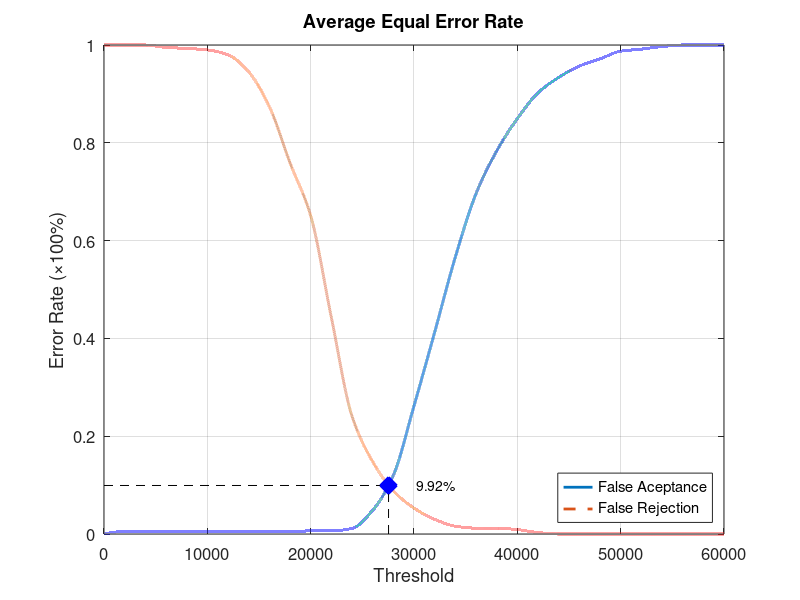
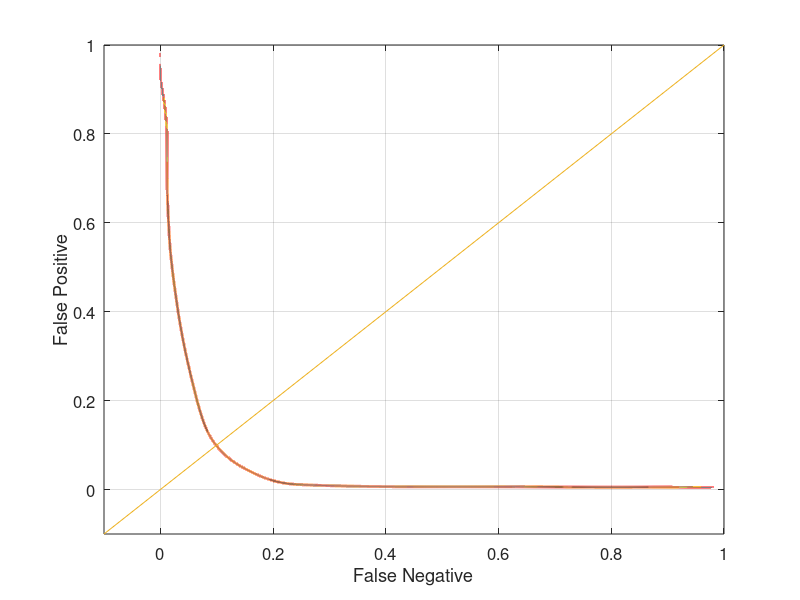

Write the MATLAB code that produced these figures, in order.
function yEER = Database4Average
close all;
clear;
clc;
x = 0:2000:60000;
xq = 0:0.5:60000;

y0 = [0 0.00526316 0.00526316 0.00526316 0.00526316 0.00526316 0.00526316 0.00526316 0.00526316 0.00526316 0.00631579 0.00631579 0.0115789 0.0484211 0.12 0.262105 0.412632 0.566316 0.695789 0.783158 0.849474 0.902105 0.933684 0.956842 0.971579 0.987368 0.991579 0.996842 1 1 1];
yy0 = interp1(x, y0, xq, 'pchip');
y1 = [1 1 1 0.995 0.993 0.99 0.98 0.945 0.874 0.759 0.651 0.443 0.241 0.148 0.088 0.053 0.03 0.016 0.012 0.012 0.009 0.003 0 0 0 0 0 0 0 0 0];
yy1 = interp1(x, y1, xq, 'pchip');

% Calculating EER: 
y2 = abs(y0 - y1);
find(y2 == min(y2))
yy2 = abs(yy0 - yy1);
xEER = find(yy2 == min(yy2));
xEERIndex = xq(xEER) % X-axis EER
yEER = yy0(xEER) % Y-axis EER

main = figure
plot(xq, yy0,'-','LineWidth', 2);	hold on
plot(xq, yy1,'--','LineWidth', 2);	hold on
plot([xEERIndex xEERIndex], [0 yEER], 'k--');	hold on
plot([0 xEERIndex], [yEER yEER], 'k--');	hold on
plot(xEERIndex, yEER, 'bx', 'LineWidth', 10);	hold on
text(xEERIndex + 10 * xEERIndex / 100, yEER, [num2str(round((10000 * yEER)) / 100) '%'])
legend('False Aceptance', 'False Rejection', 'Location', 'SouthEast')
xlabel('Threshold')
ylabel('Error Rate (\times100%)')
title('Average Equal Error Rate')
set(gca, 'FontSize', 12)
axis([0 60000 0 1])
grid on

print(main, 'Database4AverageMain', '-dpng');
FNRxFPR = figure('Color', [1 1 1]);
plot(yy1, yy0, '-', yy1, yy0, 'LineWidth', 2);
hold on
y = -0.1:0.1:1
plot(y, y); 
set(gca, 'FontSize', 12)
xlabel('False Negative')
ylabel('False Positive')
axis([-0.1 1 -0.1 1])
set(gca, 'FontSize', 12)
grid on

print(FNRxFPR, 'Database4AverageFNRxFPR','-dpng');
end
